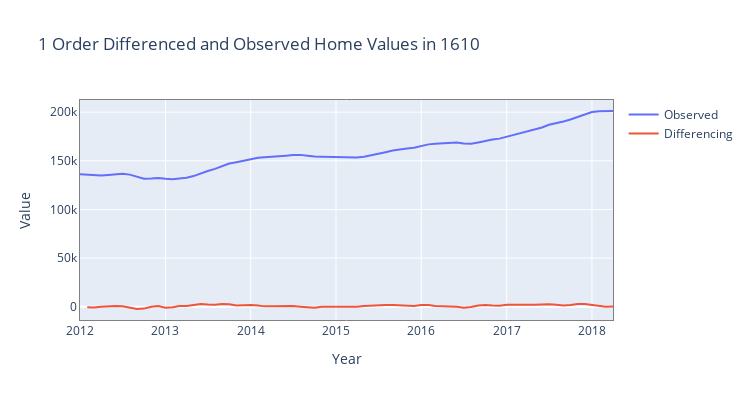
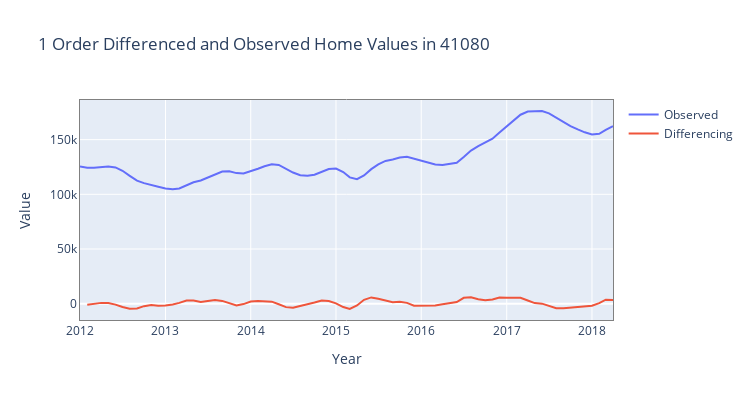
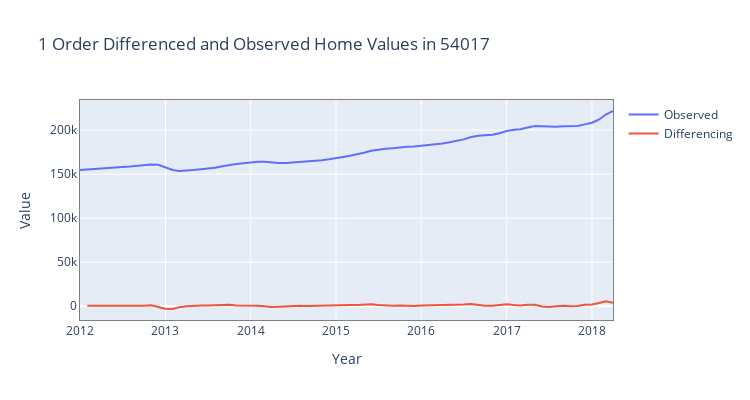
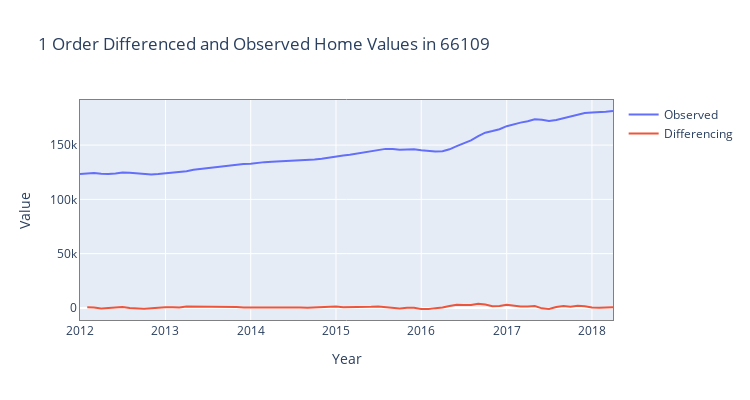

The code cell stored with these charts, in order, in its notebook:
### Markdown cell above
ARMA model requires time series to be stationary.  Since our time series exhibit a linear upward trend, we will need to remove such trend using one of the detrending methods, differencing, and deploy Augmented Dickey=Fuller (ADF) test to validate our results.  In addition, we will subset the top 5 zip codes data set using cutoff date of 2011-12-01.

### Code cell
df_ts_af_crisis = df_ts[df_ts.time > '2011-12-01']
stationarity_diff_chk(df_ts_af_crisis, zip_codes, periods=1, plot=True, diff_n=1)
